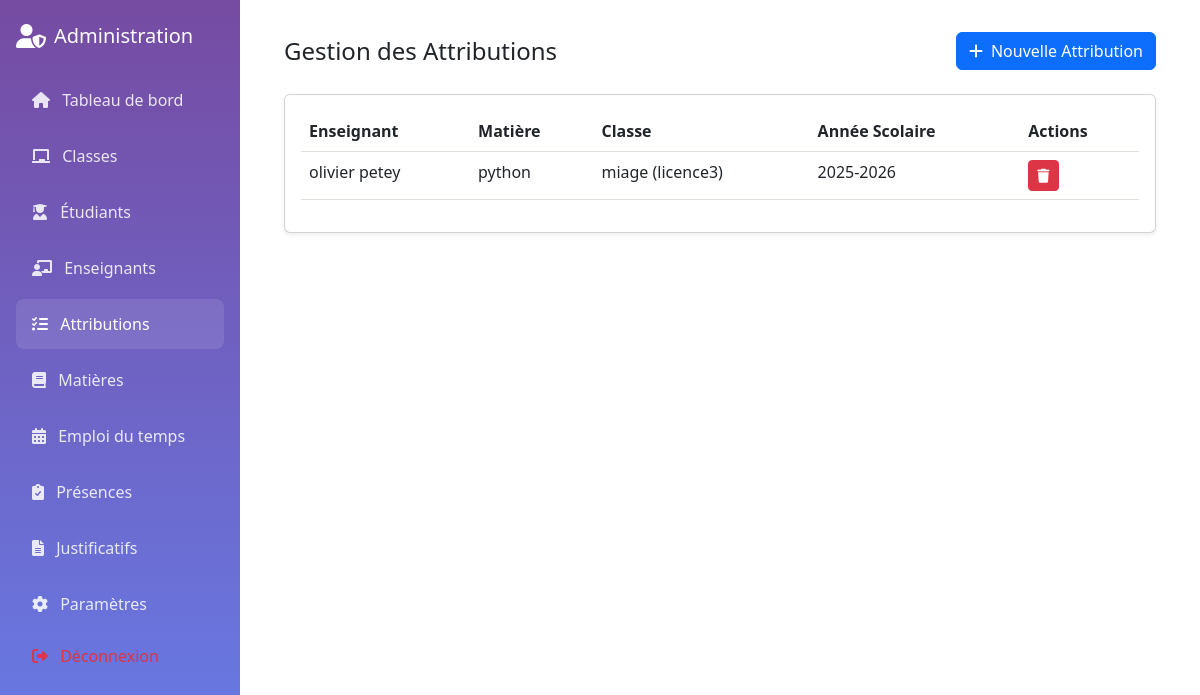
Screenshot of /admin/attributions.php (signed in) with the database file from the repository.
### tables this page shows
CREATE TABLE IF NOT EXISTS `attributions_enseignants` (
  `id` int NOT NULL AUTO_INCREMENT,
  `enseignant_id` int NOT NULL,
  `matiere_id` int NOT NULL,
  `classe_id` int NOT NULL,
  `annee_scolaire` varchar(9) NOT NULL,
  `created_at` timestamp NULL DEFAULT CURRENT_TIMESTAMP,
  PRIMARY KEY (`id`),
  UNIQUE KEY `unique_attribution` (`enseignant_id`,`matiere_id`,`classe_id`,`annee_scolaire`),
  KEY `matiere_id` (`matiere_id`),
  KEY `classe_id` (`classe_id`)
);

CREATE TABLE IF NOT EXISTS `users` (
  `id` int NOT NULL AUTO_INCREMENT,
  `username` varchar(50) NOT NULL,
  `password` varchar(255) NOT NULL,
  `email` varchar(100) NOT NULL,
  `role` enum('admin','enseignant','etudiant') NOT NULL,
  `nom` varchar(50) NOT NULL,
  `prenom` varchar(50) NOT NULL,
  `created_at` timestamp NULL DEFAULT CURRENT_TIMESTAMP,
  `updated_at` timestamp NULL DEFAULT CURRENT_TIMESTAMP ON UPDATE CURRENT_TIMESTAMP,
  `specialite` varchar(100) DEFAULT NULL,
  PRIMARY KEY (`id`),
  UNIQUE KEY `username` (`username`),
  UNIQUE KEY `email` (`email`)
);

CREATE TABLE IF NOT EXISTS `matieres` (
  `id` int NOT NULL AUTO_INCREMENT,
  `nom` varchar(50) NOT NULL,
  `description` text,
  `created_at` timestamp NULL DEFAULT CURRENT_TIMESTAMP,
  PRIMARY KEY (`id`)
);

CREATE TABLE IF NOT EXISTS `classes` (
  `id` int NOT NULL AUTO_INCREMENT,
  `nom` varchar(50) NOT NULL,
  `niveau` varchar(20) NOT NULL,
  `annee_scolaire` varchar(9) NOT NULL,
  `created_at` timestamp NULL DEFAULT CURRENT_TIMESTAMP,
  `capacite` int NOT NULL DEFAULT '30',
  PRIMARY KEY (`id`)
);

### admin/attributions.php (the view, shortened to what this page needs)
<?php
require_once('../config/db.php');
$stmt = $conn->query("
    SELECT a.*,
           u.nom as enseignant_nom, u.prenom as enseignant_prenom,
           m.nom as matiere_nom,
           c.nom as classe_nom, c.niveau as classe_niveau
    FROM attributions_enseignants a
    JOIN users u ON a.enseignant_id = u.id
    JOIN matieres m ON a.matiere_id = m.id
    JOIN classes c ON a.classe_id = c.id
    ORDER BY u.nom, u.prenom, c.niveau, c.nom, m.nom
");
$attributions = $stmt->fetchAll(PDO::FETCH_ASSOC);
?>
<!DOCTYPE html>
<html lang="fr">
<head>
    <link href="https://cdn.jsdelivr.net/npm/bootstrap@5.3.0/dist/css/bootstrap.min.css" rel="stylesheet">
    <link href="https://cdnjs.cloudflare.com/ajax/libs/font-awesome/6.0.0/css/all.min.css" rel="stylesheet">
</head>
<body>
   <div class="sidebar position-fixed" style="width: 240px;">
        <div class="p-3">
            <div class="d-flex align-items-center mb-4 mt-2">
                <i class="fas fa-user-shield fs-4 me-2"></i>
                <h5 class="mb-0">Administration</h5>
            </div>
            <nav class="nav flex-column">
                <a class="nav-link " href="dashboard.php">
                    <i class="fas fa-home me-2"></i>
                    Tableau de bord
                </a>
                <a class="nav-link" href="classes.php">
                    <i class="fas fa-chalkboard me-2"></i>
                    Classes
                </a>
                <a class="nav-link" href="etudiants.php">
                    <i class="fas fa-user-graduate me-2"></i>
                    Étudiants
                </a>
                <a class="nav-link" href="enseignants.php">
                    <i class="fas fa-chalkboard-teacher me-2"></i>
                    Enseignants
                </a>
                <a class="nav-link active " href="attributions.php">
                    <i class="fas fa-tasks me-2"></i>
                    Attributions
                </a>
                <a class="nav-link" href="matieres.php">
                    <i class="fas fa-book me-2"></i>
                    Matières
                </a>
                <a class="nav-link" href="emploi_temps.php">
                    <i class="fas fa-calendar-alt me-2"></i>
                    Emploi du temps
                </a>
                <a class="nav-link" href="presences.php">
                    <i class="fas fa-clipboard-check me-2"></i>
                    Présences
                </a>
                <a class="nav-link" href="justificatifs.php">
                    <i class="fas fa-file-alt me-2"></i>
                    Justificatifs
                </a>
                <a class="nav-link" href="parametres.php">
                    <i class="fas fa-cog me-2"></i>
                    Paramètres
                </a>
                <a class="nav-link text-danger mt-auto" href="../auth/logout.php">
                    <i class="fas fa-sign-out-alt me-2"></i>
                    Déconnexion
                </a>
            </nav>
        </div>
    </div>
    <div class="main-content">
        <div class="container-fluid">
            <div class="d-flex justify-content-between align-items-center mb-4">
                <h4 class="mb-0">Gestion des Attributions</h4>
                <button class="btn btn-primary" data-bs-toggle="modal" data-bs-target="#ajoutAttributionModal">
                    <i class="fas fa-plus me-2"></i>Nouvelle Attribution
                </button>
            </div>
            <div class="card shadow-sm">
                <div class="card-body">
                    <div class="table-responsive">
                        <table class="table table-hover">
                            <thead>
                                <tr>
                                    <th>Enseignant</th>
                                    <th>Matière</th>
                                    <th>Classe</th>
                                    <th>Année Scolaire</th>
                                    <th>Actions</th>
                                </tr>
                            </thead>
                            <tbody>
                                <?php if (empty($attributions)): ?>
                                <tr>
                                    <td colspan="5" class="text-center">Aucune attribution trouvée</td>
                                </tr>
                                <?php else: ?>
                                    <?php foreach ($attributions as $attribution): ?>
                                    <tr>
                                        <td><?= htmlspecialchars($attribution['enseignant_prenom'] . ' ' . $attribution['enseignant_nom']) ?></td>
                                        <td><?= htmlspecialchars($attribution['matiere_nom']) ?></td>
                                        <td><?= htmlspecialchars($attribution['classe_nom'] . ' (' . $attribution['classe_niveau'] . ')') ?></td>
                                        <td><?= htmlspecialchars($attribution['annee_scolaire']) ?></td>
                                        <td>
                                            <form method="POST" style="display: inline;">
                                                <button type="submit" class="btn btn-danger btn-sm" onclick="return confirm('Êtes-vous sûr de vouloir supprimer cette attribution ?')">
                                                    <i class="fas fa-trash"></i>
                                                </button>
                                            </form>
                                        </td>
                                    </tr>
                                    <?php endforeach; ?>
                                <?php endif; ?>
                            </tbody>
                        </table>
                    </div>
                </div>
            </div>
        </div>
    </div>
</body>
</html>

### admin/attributions.php (style rules this page uses)
.sidebar { background: linear-gradient(180deg, #764ba2 0%, #667eea 100%); min-height: 100vh; color: white; }
.sidebar .nav-link { color: rgba(255, 255, 255, 0.85); padding: 0.8rem 1rem; margin: 0.2rem 0; border-radius: 8px; transition: all 0.3s ease; }
.sidebar .nav-link:hover, .sidebar .nav-link.active { background: rgba(255, 255, 255, 0.1); color: white; }
.main-content { margin-left: 240px; padding: 2rem; }

### rows the page displays
attributions_enseignants: users.prenom+nom "olivier petey", matiere.nom "python", classe.niveau "miage (licence3)", annee_scolaire "2025-2026"
